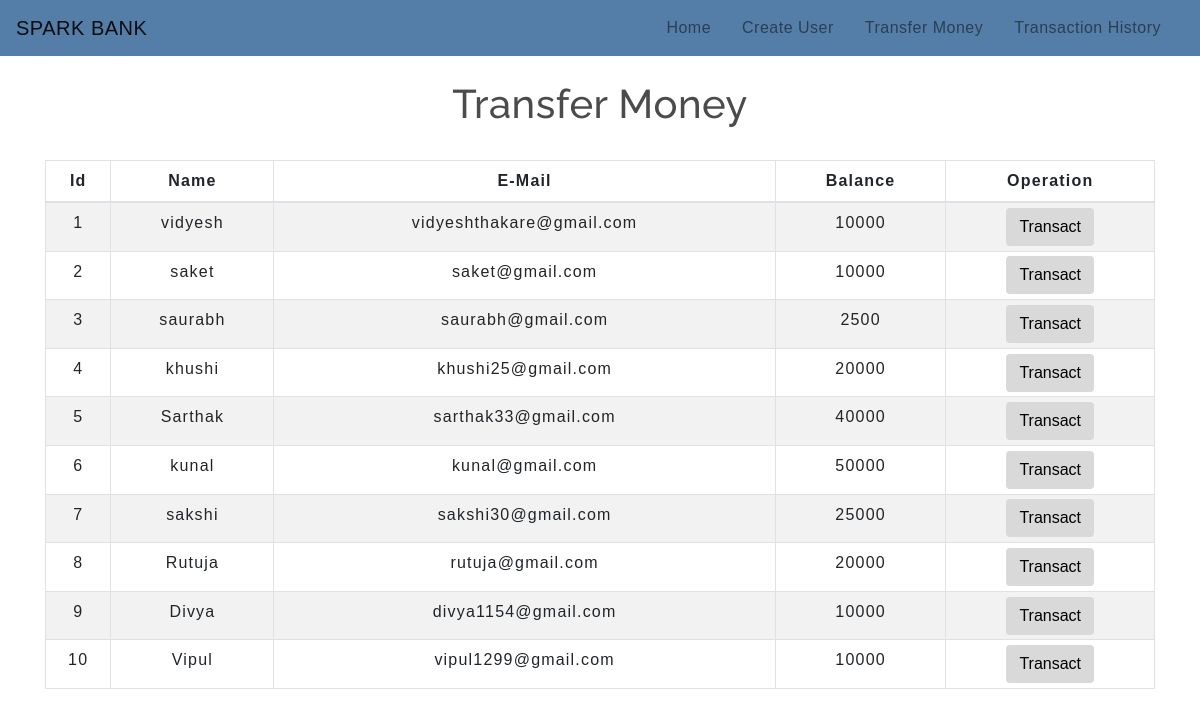
The app's page /transfermoney.php with its own data.
### tables this page shows
CREATE TABLE `users` (
  `id` int(20) NOT NULL,
  `name` text NOT NULL,
  `email` varchar(2020) NOT NULL,
  `balance` int(11) NOT NULL
);

### transfermoney.php (the view, shortened to what this page needs)
<!DOCTYPE html>
<html lang="en">
<head>
    <link rel="stylesheet" href="https://maxcdn.bootstrapcdn.com/bootstrap/4.0.0/css/bootstrap.min.css">
    <link rel="stylesheet" type="text/css" href="css/table.css">
    <link rel="stylesheet" type="text/css" href="css/navbar.css">
</head>
<body>
<?php
    include 'config.php';
    $sql = "SELECT * FROM users";
    $result = mysqli_query($conn,$sql);
?>
<?php
  include 'navbar.php';
?>
<div class="container">
        <h2 class="text-center pt-4">Transfer Money</h2>
        <br>
            <div class="row">
                <div class="col">
                    <div class="table-responsive-sm">
                    <table class="table table-hover table-sm table-striped table-condensed table-bordered">
                        <thead>
                            <tr>
                            <th scope="col" class="text-center py-2">Id</th>
                            <th scope="col" class="text-center py-2">Name</th>
                            <th scope="col" class="text-center py-2">E-Mail</th>
                            <th scope="col" class="text-center py-2">Balance</th>
                            <th scope="col" class="text-center py-2">Operation</th>
                            </tr>
                        </thead>
                        <tbody>
                <?php
                    while($rows=mysqli_fetch_assoc($result)){
                ?>
                    <tr>
                        <td class="py-2"><?php echo $rows['id'] ?></td>
                        <td class="py-2"><?php echo $rows['name']?></td>
                        <td class="py-2"><?php echo $rows['email']?></td>
                        <td class="py-2"><?php echo $rows['balance']?></td>
                        <td><a href="selecteduserdetail.php?id= <?php echo $rows['id'] ;?>"> <button type="button" class="btn">Transact</button></a></td>
                    </tr>
                <?php
                    }
                ?>
                        </tbody>
                    </table>
                    </div>
                </div>
            </div>
         </div>
</body>
</html>

### navbar.php (shortened to what this page needs)
<nav class="navbar navbar-expand-md navbar-light bg-light">
<a class="navbar-brand" href="index.php">SPARK BANK</a>
<div class="collapse navbar-collapse" id="collapsibleNavbar">
      <ul class="navbar-nav ml-auto">
        <li class="nav-item">
          <a class="nav-link" href="index.php">Home</a>
        </li>
        <li class="nav-item">
          <a class="nav-link" href="createuser.php">Create User</a>
        </li>
        <li class="nav-item">
          <a class="nav-link" href="transfermoney.php">Transfer Money</a>
        </li>
        <li class="nav-item">
          <a class="nav-link" href="transactionhistory.php">Transaction History</a>
        </li>
    </div>
 </nav>

### table.css (style rules this page uses)
* { padding: 0; margin: 0; box-sizing: border-box; font-family: sans-serif; }
h2 { font-size: 40px; }
table { letter-spacing: 1.2px; }
td { text-align: center; }
button { border:none; background: #d9d9d9; transition: 1s; }

### navbar.css (style rules this page uses)
.nav-link { margin-right: 15px; color: white; letter-spacing: 0.5px; transition: 0.5s; }
.navbar-brand { color: #4C4B4B; letter-spacing: 0.5px; }
h2 { color: #4C4B4B; letter-spacing: 0.5px; font-family: raleway; }
.bg-light { background-color: #547ea7!important; }

### transfermoney.php (style rules this page uses)
button { transition: 1.5s; }

### records on screen
users: id "1", name "vidyesh", email "vidyeshthakare@gmail.com", balance "10000"
users: id "2", name "saket", email "saket@gmail.com", balance "10000"
users: id "3", name "saurabh", email "saurabh@gmail.com", balance "2500"
users: id "4", name "khushi", email "khushi25@gmail.com", balance "20000"
users: id "5", name "Sarthak", email "sarthak33@gmail.com", balance "40000"
users: id "6", name "kunal", email "kunal@gmail.com", balance "50000"
users: id "7", name "sakshi", email "sakshi30@gmail.com", balance "25000"
users: id "8", name "Rutuja", email "rutuja@gmail.com", balance "20000"
users: id "9", name "Divya", email "divya1154@gmail.com", balance "10000"
users: id "10", name "Vipul", email "vipul1299@gmail.com", balance "10000"
